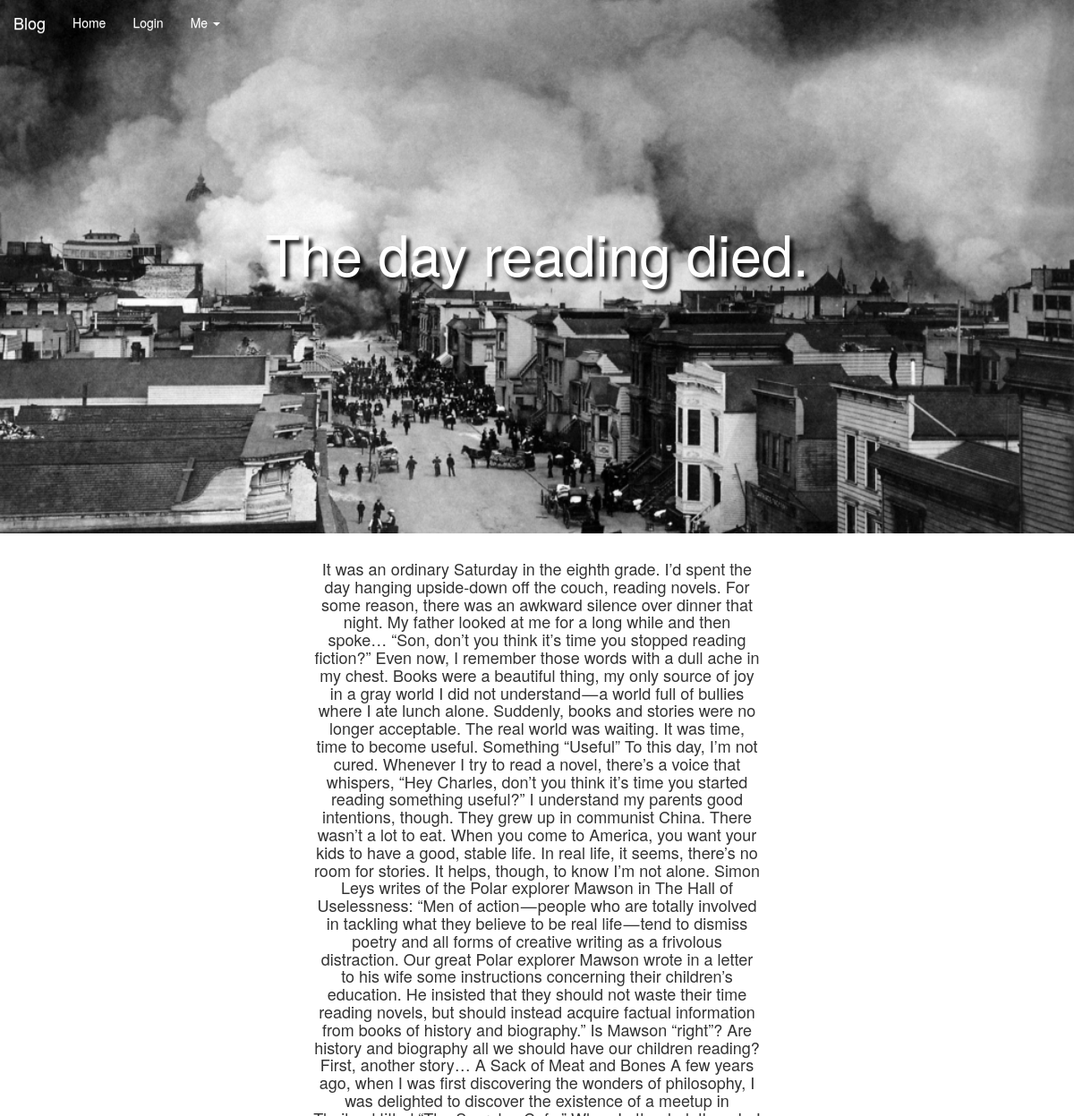
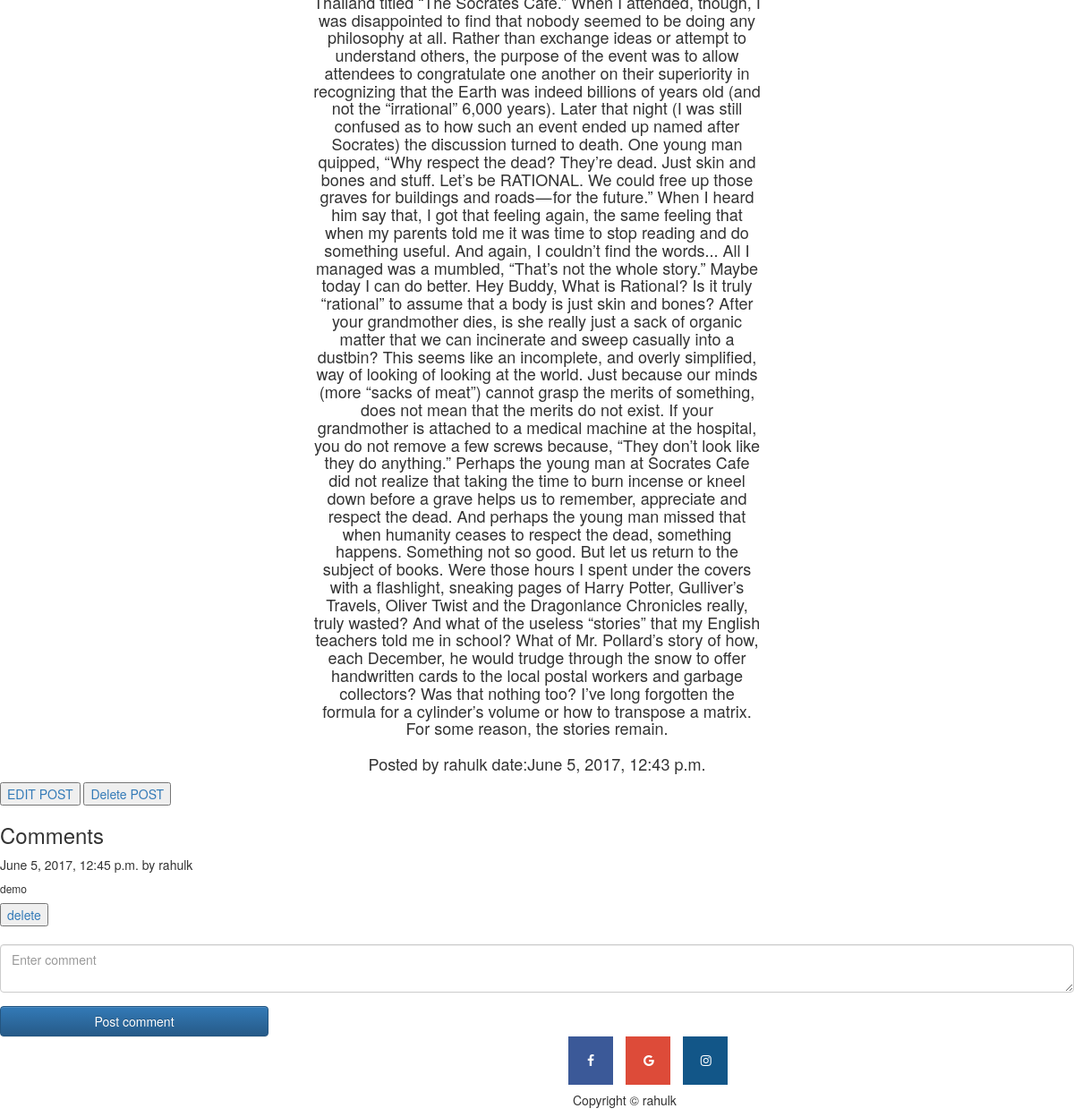
Before: /blog/1/ with the older database file (2 pictures, top to bottom).
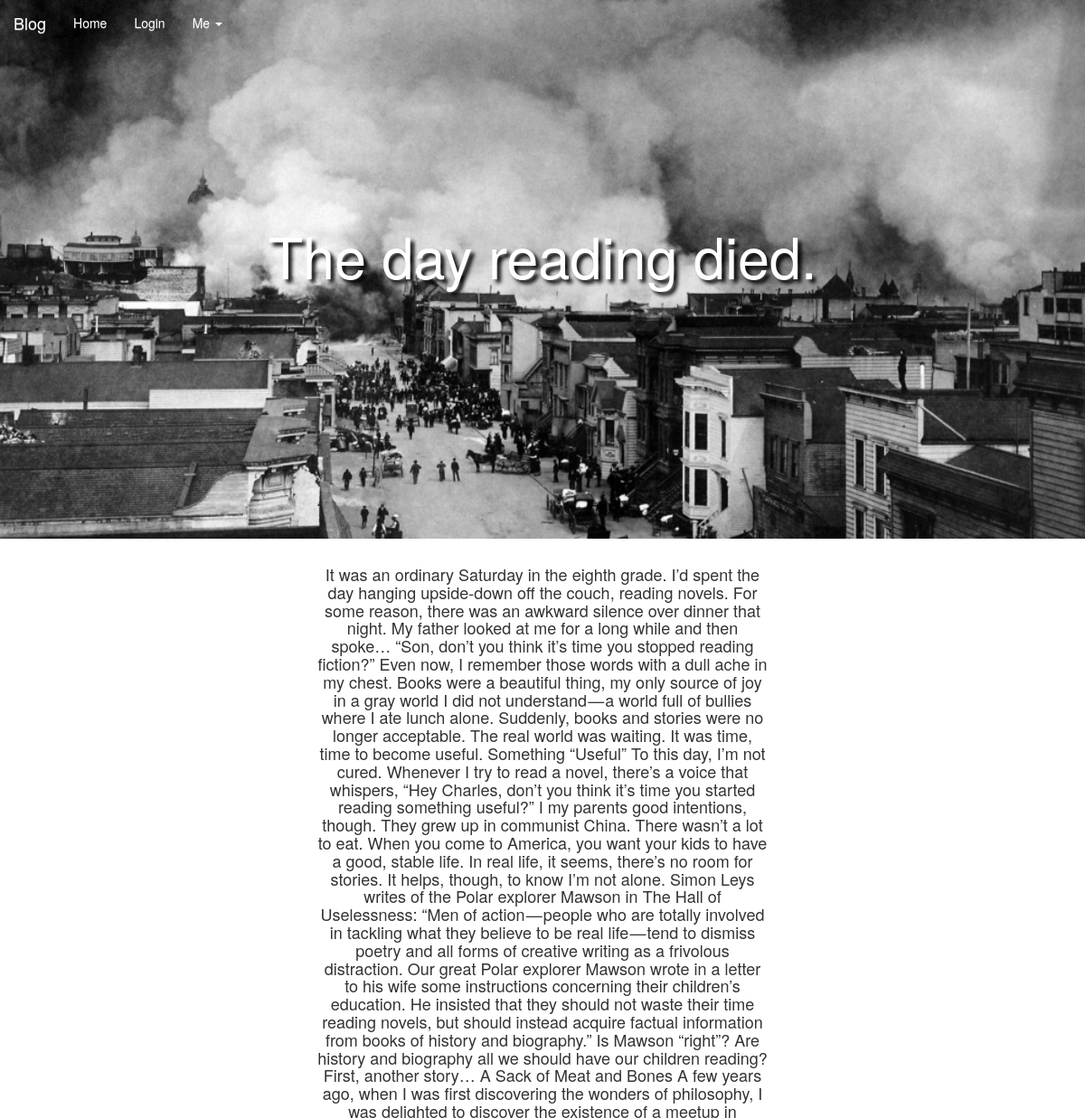
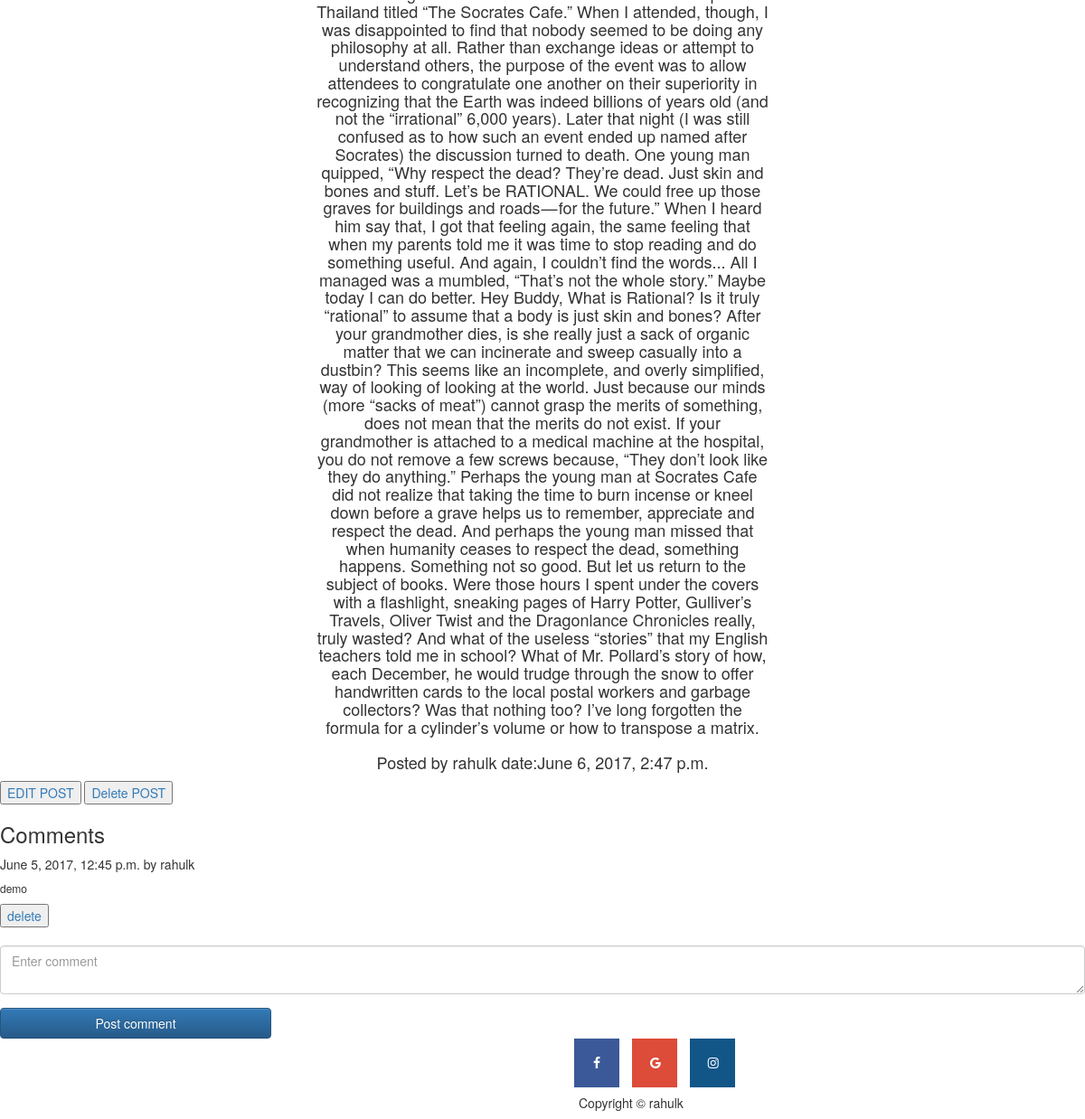
After: the same page with the newer database file (2 pictures, top to bottom).
### blog/models.py (models this page shows, shortened)
class Post(models.Model):
    user = models.ForeignKey(User)
    title = models.CharField(max_length=512)
    content = models.TextField()
    img = models.ImageField(upload_to='blog_img/')
    date = models.DateTimeField(auto_now=True, auto_now_add=False)
    is_published = models.BooleanField(default=False)

### blog/views.py (the view)
# urls.py: url(r'^(?P<postno>[0-9]+)/$', post_detail, name = "post"),
def post_detail(request, postno):
    if request.method =="POST":
        comment = request.POST['comment']
        user = User.objects.get(username=request.user.username)
        c = Comment(comment_text=comment, post_id=postno,user=user)
        c.save()
        return redirect("post", postno)
    else:
        p = Post.objects.get(id=postno)
        c = Comment.objects.filter(post=p)
        template_name = "blog/post1.html"
        context = {"post": p, "comm": c}
        return render(request, template_name, context)

### blog/templates/blog/post1.html (shortened to what this page needs)
{% extends 'blog/base.html' %}
{% load static %}
{% block css %}
    <link rel="stylesheet" href="https://cdnjs.cloudflare.com/ajax/libs/font-awesome/4.7.0/css/font-awesome.min.css">
    <link rel="stylesheet" href="{% static 'blog/css/comment.css' %}" >
{% endblock %}
{% block body %}
{% include 'blog/nav_bar.html' %}
<div class="jumbotron" style="background-image: url('/media/{{ post.img }}')">
    <div class="container" style="height :500px;">
  <h1 style="margin-top:200px;color:white;">{{ post.title  }}</h1>
</div>
    </div>
<h4 class="para">
 {{ post.content }}
    <br>
    <br>
    Posted by {{ post.user }} date:{{ post.date }}
</h4>
<button><a href="/blog/editpost/{{ post.id }}"> EDIT POST</a></button>
<button><a href="/blog/deletepost/{{ post.id }}"> Delete POST</a></button>
<h3>Comments</h3>
{% for i in comm %}
<h7>{{ i.date }}  by {{ i.user }}</h7>
<h6>{{ i.comment_text }}  </h6><a href="/blog/{{ post.id }}/delcom/{{ i.id }}"><button >delete</button> </a><br><br>
 {% endfor %}
<div id="div1">
    <form action="" method="post" >
       <div class="form-group">
					<textarea name="comment" required class="form-control" placeholder="Enter comment" ></textarea>
				</div>
        <button type="submit" name="go" class="btn btn-primary btn-block">Post comment</button>
    </form>
</div>
<a href="https://www.facebook.com" class="fa fa-facebook"></a>
<a href="https://www.google.com" class="fa fa-google"></a>
<a href="https://www.instagram.com" class="fa fa-instagram"></a>
<h5>Copyright © rahulk</h5>
{% endblock %}

Changed rows visible on the page:
changed Post "The day reading died.": content "…reading something useful?” I understand my parents good intentions, though. They grew up in communist China. There wasn’t a lot to eat. When you come to America, you want your kids to have a good, stable life. In real life, it seems, there’s no room for stories. It helps, though, to know I’m not alone. Simon Leys writes of the Polar explorer Mawson in The Hall of Uselessness: “Men of action — people who are totally involved in tackling what they believe to be real life — tend to dismiss poetry and all forms of creative writing as a frivolous distraction. Our great Polar explorer Mawson wrote in a letter to his wife some instructions concerning their children’s education. He insisted that…" → "…reading something useful?” I my parents good intentions, though. They grew up in communist China. There wasn’t a lot to eat. When you come to America, you want your kids to have a good, stable life. In real life, it seems, there’s no room for stories. It helps, though, to know I’m not alone. Simon Leys writes of the Polar explorer Mawson in The Hall of Uselessness: “Men of action — people who are totally involved in tackling what they believe to be real life — tend to dismiss poetry and all forms of creative writing as a frivolous distraction. Our great Polar explorer Mawson wrote in a letter to his wife some instructions concerning their children’s education. He insisted that they should…"; date "June 5, 2017, 12:43 p.m." → "June 6, 2017, 2:47 p.m."
